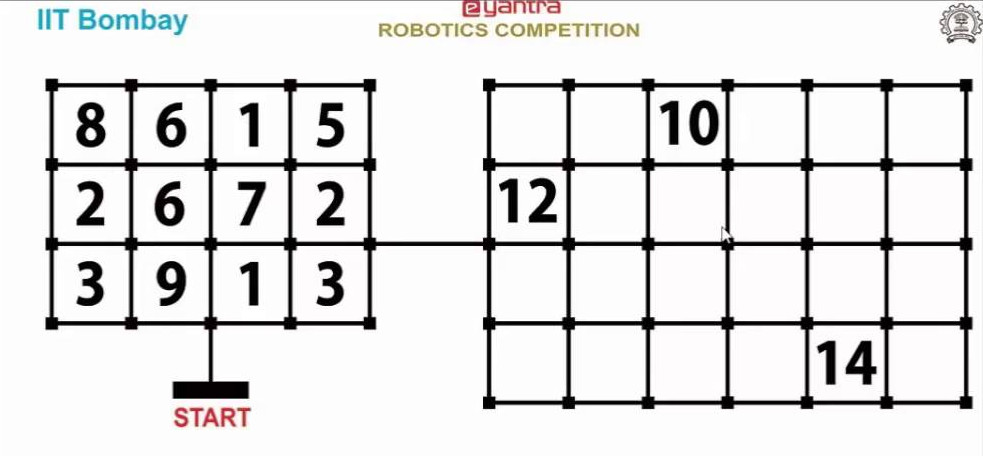
#> input picture ejemplo002/diccionario/imagen.jpg, 983 x 456 px, found by its file name
$ python OCRtut3.py   (Python 2 division)   (older library calls are emulated)
#> lines starting #> are read from the running program, lines starting #| are printed output that depends on the picture; after the words box and inside, x2 and y2 are one past the last pixel; in counts of white or black regions, pixels touching at a corner belong together
import cv2
list1=[]
grid1=[]
img=cv2.imread('imagen.jpg')
#> img is the input picture: shape (456, 983, 3); mean B, G, R 224.5, 224.5, 225
C,H,W=img.shape[::-1]
#> C = 3; H = 983; W = 456
gray=cv2.cvtColor(img,cv2.COLOR_BGR2GRAY)
ret,thresh=cv2.threshold(gray,47,255,cv2.THRESH_BINARY)
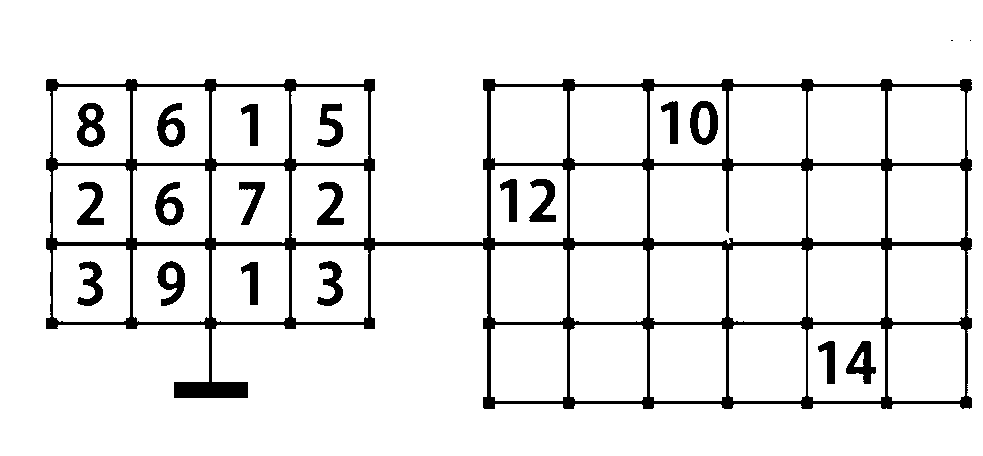
#> thresh: shape (456, 983); 91.6% white; 21 black regions (2 under 20 px)
_,contours,_=cv2.findContours(thresh[:,0:H/2,],cv2.RETR_TREE,cv2.CHAIN_APPROX_SIMPLE)
#> contours = 30 contours; largest, box (x1, y1, x2, y2) and area: (0, 0, 491, 456) 140709, (212, 246, 289, 322) 5635, (212, 87, 289, 163) 5635, (53, 166, 130, 242) 5632, (53, 87, 130, 163) 5632
for i in range(len(contours)):
    perimeter=cv2.arcLength(contours[i],True)
    if perimeter > 250 and perimeter < 350:
        cv2.drawContours(img,contours,i,(0,255,0),2)
        list1.append(i)
#> this loop made 30 passes
#> perimeter on passes 1 to 12: 298.7, 184, 298.1, 121.8, 299.2, 155, 44.73, 297.6, 183.1, 298.1, 177, 299.3
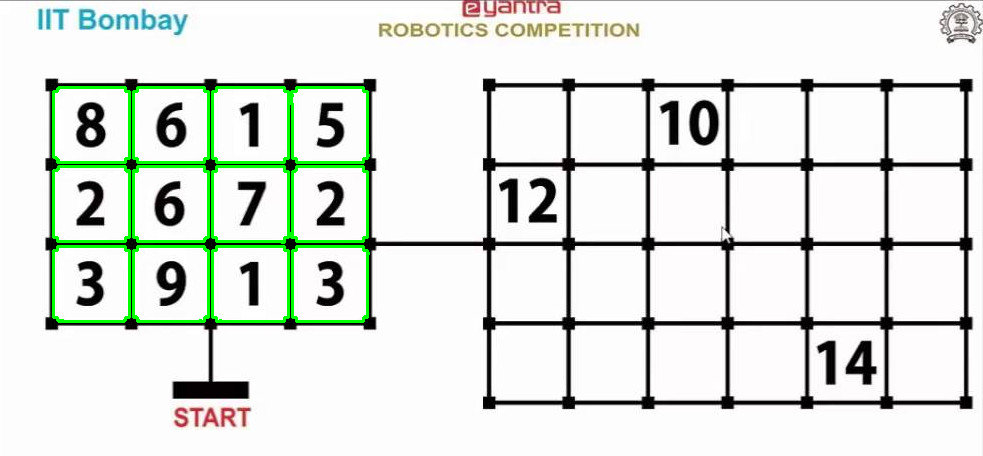
#> img: shape (456, 983, 3); 2.39% of pixels changed, all inside (x1, y1, x2, y2) = (52, 86, 370, 323)
#> after the loop, list1 = [0, 2, 4, 7, 9, 11, 13, 16, 18, 20, 22, 25]
for x in list1:
        M=cv2.moments(contours[x])
#> M = moments, m00 5562.5, centre m10/m00, m01/m00 = (329.5, 283.5)
        cx=int(M['m10']/M['m00'])
#> cx = 329
        cy=int(M['m01']/M['m00'])
#> cy = 283
        # RESALTA LOS NUMERO QUE ESTAN JUNTOS
        #cv2.rectangle(img,(cx-40,cy-40),(cx+40,cy+40),(0,255,255),3)
        cropped=img[cy-40:cy+40,cx-40:cx+40]
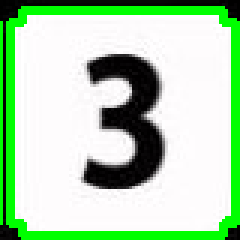
#> cropped: shape (80, 80, 3) (shown 3 times larger); mean B, G, R 176.1, 213.5, 176.8
        # IMPRIME EL PRIMER NUMERO DE LA IMAGEN
        #cv2.imshow("cropped",cropped)
        w,h,c=cropped.shape
#> w = 80; h = 80; c = 3
        for i in range(10):
                template=cv2.imread("no"+str(i)+".png")
#> (the run stopped early here; a loop or call above may not have finished)
